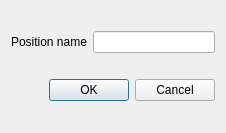
<?xml version="1.0" encoding="UTF-8"?>
<ui version="4.0">
 <class>Dialog</class>
 <widget class="QDialog" name="Dialog">
  <property name="geometry">
   <rect>
    <x>0</x>
    <y>0</y>
    <width>226</width>
    <height>133</height>
   </rect>
  </property>
  <property name="windowTitle">
   <string>Delete insurer</string>
  </property>
  <layout class="QGridLayout" name="gridLayout">
   <item row="0" column="0">
    <layout class="QHBoxLayout" name="horizontalLayout">
     <item>
      <widget class="QLabel" name="label">
       <property name="text">
        <string>Position name</string>
       </property>
      </widget>
     </item>
     <item>
      <widget class="QLineEdit" name="position_edit"/>
     </item>
    </layout>
   </item>
   <item row="1" column="0">
    <widget class="QDialogButtonBox" name="buttonBox">
     <property name="orientation">
      <enum>Qt::Horizontal</enum>
     </property>
     <property name="standardButtons">
      <set>QDialogButtonBox::Cancel|QDialogButtonBox::Ok</set>
     </property>
    </widget>
   </item>
  </layout>
 </widget>
 <resources/>
 <connections>
  <connection>
   <sender>buttonBox</sender>
   <signal>accepted()</signal>
   <receiver>Dialog</receiver>
   <slot>accept()</slot>
   <hints>
    <hint type="sourcelabel">
     <x>248</x>
     <y>254</y>
    </hint>
    <hint type="destinationlabel">
     <x>157</x>
     <y>274</y>
    </hint>
   </hints>
  </connection>
  <connection>
   <sender>buttonBox</sender>
   <signal>rejected()</signal>
   <receiver>Dialog</receiver>
   <slot>reject()</slot>
   <hints>
    <hint type="sourcelabel">
     <x>316</x>
     <y>260</y>
    </hint>
    <hint type="destinationlabel">
     <x>286</x>
     <y>274</y>
    </hint>
   </hints>
  </connection>
 </connections>
</ui>
